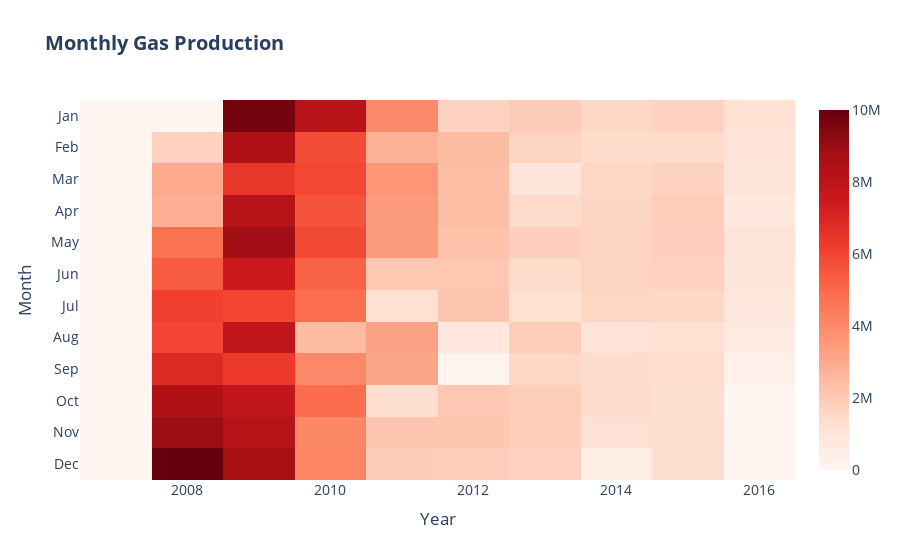

Notebook code for this chart:
### Code cell
fig = px.imshow(monthly_gas_df,
                color_continuous_scale='Reds',
                labels=dict(x='Year', y='Month'),
                title='<b>Monthly Gas Production</b>',
                #height=500
               )

fig.update_traces(hovertemplate="<br>".join(['Year: %{x}', 'Month:  %{y}', 'Produced Gas (Sm<sup>3</sup>): %{z}']), name='')

fig.update_layout(font_size=14)

fig.show()

### Figure 1 — Plotly figure (JSON) as saved in the notebook; plotly's stock layout.template omitted (floating-point values rounded to 4 significant figures)
{"data": [{"coloraxis": "coloraxis", "hovertemplate": "Year: %{x}<br>Month:  %{y}<br>Produced Gas (Sm<sup>3</sup>): %{z}", "name": "", "type": "heatmap", "x": [2007, 2008, 2009, 2010, 2011, 2012, 2013, 2014, 2015, 2016], "xaxis": "x", "y": ["Jan", "Feb", "Mar", "Apr", "May", "Jun", "Jul", "Aug", "Sep", "Oct", "Nov", "Dec"], "yaxis": "y", "z": [[0, 0, 9743000.0, 8151000.0, 4044000.0, 1719683, 1928974, 1535000.0, 1711000.0, 1154000.0], [0, 1767000.0, 8420000.0, 5818000.0, 2837000.0, 2472121, 1664000.0, 1422451, 1432000.0, 1067000.0], [0, 3048000.0, 6457000.0, 5925081, 3623000.0, 2414000.0, 959400.0, 1558000.0, 1719000.0, 985800.0], [0, 2877000.0, 8214441, 5612404, 3482426, 2384845, 1433000.0, 1608000.0, 1879000.0, 755400.0], [0, 4772968, 8828000.0, 5865000.0, 3443667, 2282000.0, 1821000.0, 1689000.0, 1814000.0, 1026000.0], [0, 5378000.0, 7482000.0, 5175000.0, 2062000.0, 2094000.0, 1422000.0, 1673000.0, 1754000.0, 956500.0], [0, 6164000.0, 5962000.0, 4839000.0, 1222000.0, 2157000.0, 1213000.0, 1598000.0, 1571000.0, 831600.0], [0, 5980885, 7835243, 2472439, 3282000.0, 837600.0, 1897000.0, 1092411, 1218000.0, 665200.0], [0, 6882000.0, 6280000.0, 4003000.0, 3147000.0, 100700.0, 1563000.0, 1398000.0, 1360000.0, 243136], [0, 8439425, 7844000.0, 4898806, 1332000.0, 2056000.0, 1863000.0, 1425438, 1256000.0, 0], [0, 8936000.0, 8250867, 4058000.0, 2155918, 2143000.0, 1874000.0, 1181921, 1322302, 0], [0, 10020000.0, 8678000.0, 4168455, 1948000.0, 1893000.0, 1725000.0, 434417, 1309000.0, 0]]}], "layout": {"coloraxis": {"colorscale": [[0, "rgb(255,245,240)"], [0.125, "rgb(254,224,210)"], [0.25, "rgb(252,187,161)"], [0.375, "rgb(252,146,114)"], [0.5, "rgb(251,106,74)"], [0.625, "rgb(239,59,44)"], [0.75, "rgb(203,24,29)"], [0.875, "rgb(165,15,21)"], [1, "rgb(103,0,13)"]]}, "font": {"size": 14}, "title": {"text": "<b>Monthly Gas Production</b>"}, "xaxis": {"anchor": "y", "constrain": "domain", "domain": [0, 1], "scaleanchor": "y", "title": {"text": "Year"}}, "yaxis": {"anchor": "x", "autorange": "reversed", "constrain": "domain", "domain": [0, 1], "title": {"text": "Month"}}}}
